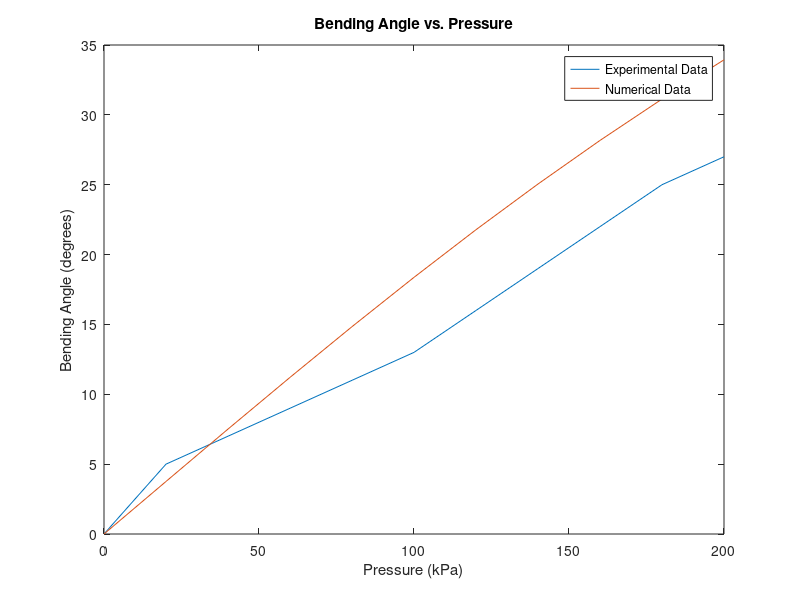

This figure's MATLAB source:
clc 
close all 
clear all 

P = 0:20:200; 

B_experimental = [0, 5, 7, 9, 11, 13, 16, 19, 22, 25, 27];
B_comsol = [0, 3.76, 7.51, 11.21, 14.84, 18.37, 21.78, 25.05, 28.17, 31.13, 33.94];

figure(1) 
plot(P,B_experimental)
hold on 
plot(P,B_comsol)
xlabel('Pressure (kPa)')
ylabel('Bending Angle (degrees)')
title('Bending Angle vs. Pressure')
legend('Experimental Data','Numerical Data'); 
